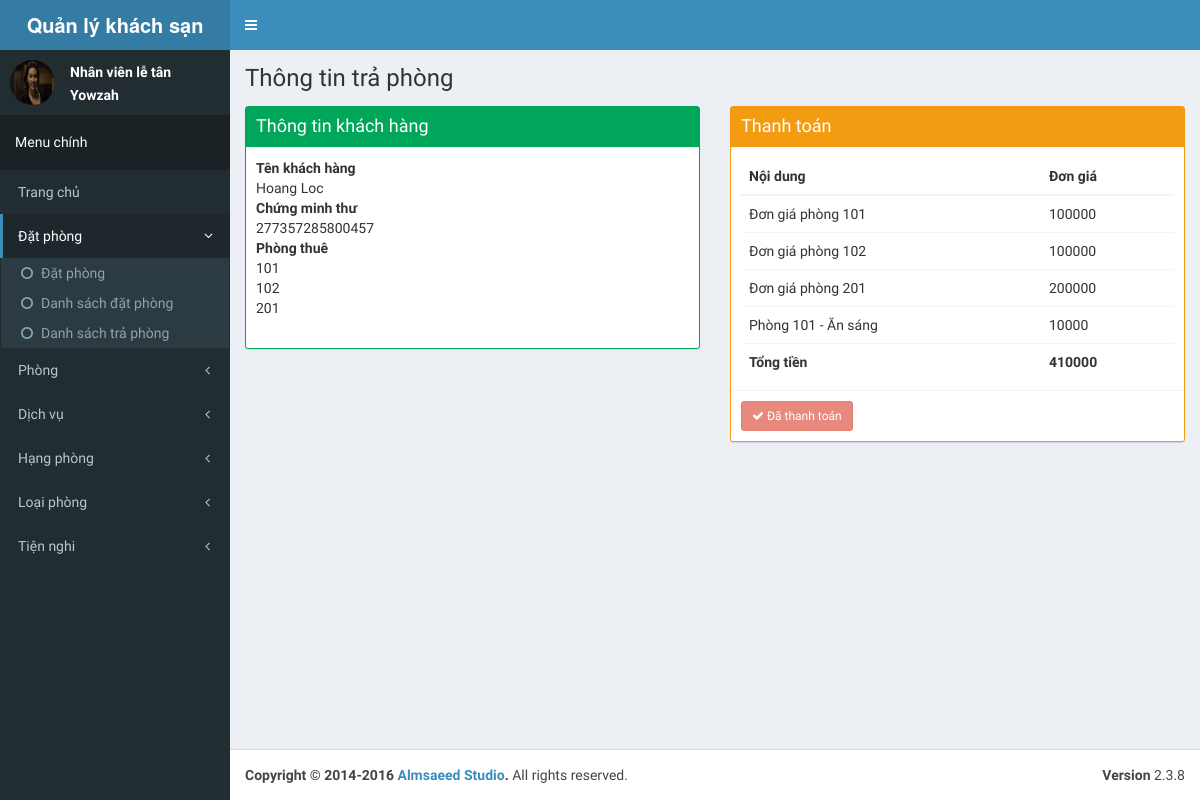
Before: /admin/payment/detail/2 with the older database file.
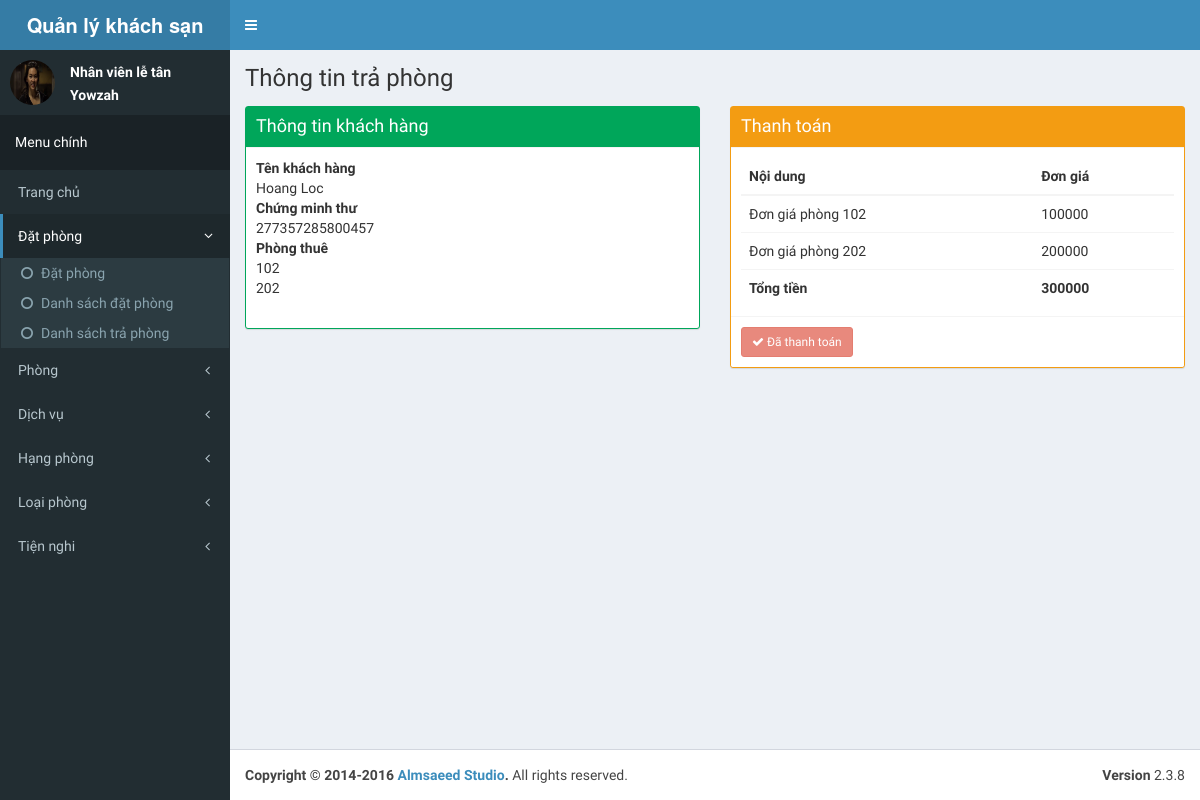
After: the same page with the newer database file.
### tables this page shows
CREATE TABLE `customer` (
  `customer_id` int(11) NOT NULL AUTO_INCREMENT,
  `fname` varchar(255) DEFAULT NULL,
  `lname` varchar(255) DEFAULT NULL,
  `id` varchar(255) DEFAULT NULL,
  `dob` date DEFAULT NULL,
  `gender` bit(1) DEFAULT NULL,
  `phone` varchar(255) DEFAULT NULL,
  `address` varchar(255) DEFAULT NULL,
  PRIMARY KEY (`customer_id`)
);

CREATE TABLE `room` (
  `room_id` int(11) NOT NULL AUTO_INCREMENT,
  `room` varchar(255) DEFAULT NULL,
  `tel` varchar(255) DEFAULT NULL,
  `rank_id` int(11) DEFAULT NULL,
  `type_id` int(11) DEFAULT NULL,
  `price` int(11) DEFAULT NULL,
  `state` tinyint(1) DEFAULT NULL,
  PRIMARY KEY (`room_id`),
  KEY `room_ibfk_1` (`rank_id`),
  KEY `room_ibfk_2` (`type_id`)
);

CREATE TABLE `service` (
  `service_id` int(11) NOT NULL AUTO_INCREMENT,
  `service` varchar(255) DEFAULT NULL,
  `price` int(11) DEFAULT NULL,
  PRIMARY KEY (`service_id`)
);

### application/core/MY_Controller.php (called while the page is built, shortened)
<?php defined('BASEPATH') OR exit('No direct script access allowed');
class MY_Controller extends CI_Controller
{
    protected $data = array();
    function __construct()
    {
        $this->data['page_title'] = 'CI_App';
        $this->data['before_head'] = '';
        $this->data['before_body'] = '';
    }
    protected function render($the_view = NULL, $template = 'master')
    {
        if ($template == 'json' || $this->input->is_ajax_request()) {
            header('Content-Type: application/json');
            echo json_encode($this->data);
        } else {
            $this->data['the_view_content'] = (is_null($the_view)) ? '' : $this->load->view($the_view, $this->data, TRUE);;
            $this->load->view('templates/' . $template . '_view', $this->data);
        }
    }
}
class Admin_Controller extends MY_Controller
{
    protected function render($the_view = NULL, $template = 'admin_master')
    {
        parent::render($the_view, $template);
    }
}

### application/controllers/admin/Payment.php (called while the page is built, shortened)
<?php defined('BASEPATH') OR exit('No direct script access allowed');
class Payment extends Admin_Controller{
    public function detail($booking_id){
        $this->data['customer'] = $this->model_booking->get_customer($booking_id);
        $amount = NULL;
        $this->data['list_room'] = $this->model_booking->get_list_room($booking_id);
        if (isset($this->data['list_room'])&&count($this->data['list_room'])){
            $amount = 0;
            foreach ($this->data['list_room'] as $key => $val){
                $amount += $val['price'];
            }
        }
        $this->data['list_service'] = $this->model_payment->get_payment_service($booking_id);
        if (isset($this->data['list_service'])&&count($this->data['list_service'])){
            foreach ($this->data['list_service'] as $key => $val){
                $amount += $val['price'];
            }
        }
        $this->render('admin/payment/detail_view');
    }
}

### index.php (called while the page is built, shortened)
<?php
require_once BASEPATH.'core/CodeIgniter.php';

### application/models/admin/Model_booking.php (called while the page is built, shortened)
<?php defined('BASEPATH') OR exit('No direct script access allowed');
class Model_booking extends CI_Model{
    public function get_list_room($booking_id = 0){
        return $this->db->select('room.room_id, room, price')
            ->from('room')
            ->join('bookingroom', 'bookingroom.room_id = room.room_id')
            ->where('booking_id', $booking_id)
            ->order_by('room', 'ASC')
            ->get()->result_array();
    }
    public function get_customer($booking_id = 0){
        return $this->db->select('fname, lname, id, dob, gender, phone, address')
            ->from('customer')
            ->join('booking', 'booking.customer_id = customer.customer_id')
            ->where('booking_id', $booking_id)
            ->get()->row_array();
    }
}

### application/models/admin/Model_payment.php (called while the page is built, shortened)
<?php defined('BASEPATH') OR exit('No direct script access allowed');
class Model_payment extends CI_Model{
    public function get_payment_service($booking_id){
        return $this->db->select('room, service, service.price')
            ->from('bookingroom')
            ->join('room', 'room.room_id = bookingroom.room_id')
            ->join('bookingservice', 'bookingservice.bookingroom_id = bookingroom.bookingroom_id')
            ->join('service', 'service.service_id = bookingservice.service_id')
            ->where('booking_id', $booking_id)
            ->get()->result_array();
    }
}

### application/views/admin/payment/detail_view.php (the view, shortened to what the changed rows need)
<div class="row">
    <div class="col-md-6">
        <div class="box box-success box-solid">
            <div class="box-body">
                <dl>
                    <dt>Tên khách hàng</dt>
                    <dd><?php echo htmlspecialchars($customer['fname']).' '.htmlspecialchars($customer['lname']); ?></dd>
                    <dt>Chứng minh thư</dt>
                    <dd><?php echo htmlspecialchars($customer['id']);?></dd>
                    <dt>Phòng thuê</dt>
                    <?php
                    foreach ($list_room as $key => $val){
                        echo '<dd>'.$val['room'].'</dd>';
                    }
                    ?>
                </dl>
            </div>
        </div>
    </div>
    <div class="col-md-6">
        <div class="box box-warning box-solid">
            <div class="box-body">
                <table class="table">
                    <thead>
                        <tr>
                            <th>Nội dung</th>
                            <th>Đơn giá</th>
                        </tr>
                    </thead>
                    <tbody>
                    <?php
                    if (isset($list_room)&&count($list_room)){
                        foreach ($list_room as $key => $val){
                    ?>
                        <tr>
                            <td>Đơn giá phòng <?php echo $val['room']; ?></td>
                            <td><?php echo $val['price'] ?></td>
                        </tr>
                    <?php
                        }
                    }
                    if (isset($list_service)&&count($list_service)){
                        foreach ($list_service as $key => $val){
                    ?>
                        <tr>
                            <td>Phòng <?php echo $val['room'].' - '.$val['service'];?></td>
                            <td><?php echo $val['price'];?></td>
                        </tr>
                    <?php
                        }
                    }
                    ?>
                    </tbody>
                    <tfoot>
                        <tr>
                            <th>Tổng tiền</th>
                            <th><?php echo $amount;?></th>
                        </tr>
                    </tfoot>
                </table>
            </div>
        </div>
    </div>
</div>

Changed rows visible on the page:
no longer on this page (row edited): room: room "101", price "100000", service.service "Ăn sáng", service.price "10000"
no longer on this page (row edited): room: room "201", price "200000"
now on this page (row edited): room: room "202", price "200000"
Other visible differences:
$amount: "410000" → "300000"
